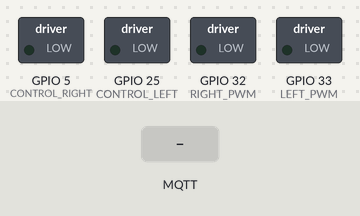
A sketch run on a simulated ESP32. On the bench: switched loads named in the sketch (green lamp = pin HIGH). Inputs (shaded band) come from the test bench. WiFi joins after 1.5 s; servers stay silent unless stated; no MQTT or app messages arrive unless stated; what the sketch prints to the serial monitor is not drawn.

Above: at 2.7 s.
2.8 s: MQTT message "on" arrives on the first subscribed topic
At 4.0 s:
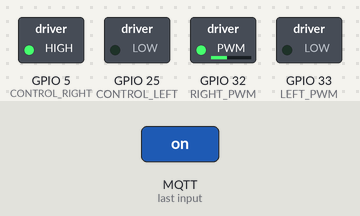
4.3 s: MQTT message "off" arrives on the first subscribed topic
At 5.4 s:
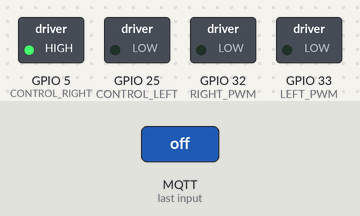
5.8 s: MQTT message "5" arrives on the second subscribed topic
At 6.5 s:
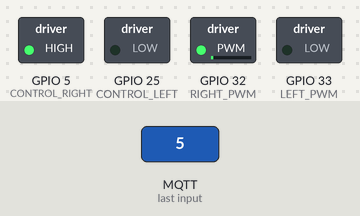
7.3 s: MQTT message "esp32/POWER" arrives on the third subscribed topic
At 7.6 s:
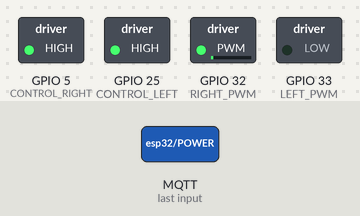
8.8 s: MQTT message "on" arrives on the second subscribed topic
At 10.0 s:
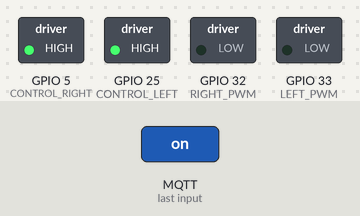
10.3 s: MQTT message "5" arrives on the third subscribed topic
At 11.1 s:
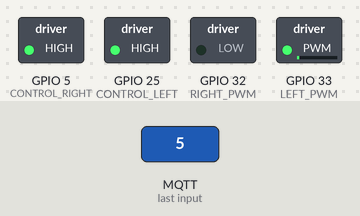
Timing chart, 0 to 12.8 s (numbered marks = the images above; inputs shaded):
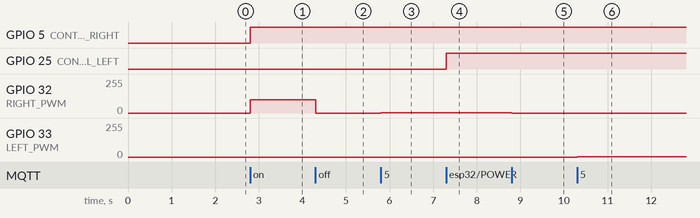

Measured:
- after the input at 2.8 s, GPIO 5 (CONTROL_RIGHT): LOW → HIGH at once; GPIO 32 (RIGHT_PWM): 0/255 → 100/255 at once
- after the input at 4.3 s, GPIO 32 (RIGHT_PWM): 100/255 → 0/255 at once
- after the input at 5.8 s, GPIO 32 (RIGHT_PWM): 0/255 → 2/255 at once
- after the input at 7.3 s, GPIO 25 (CONTROL_LEFT): LOW → HIGH at once
- after the input at 8.8 s, GPIO 32 (RIGHT_PWM): 2/255 → 0/255 at once
- after the input at 10.3 s, GPIO 33 (LEFT_PWM): 0/255 → 2/255 at once

The sketch:

Moviment_Motor.ino
```cpp
/*******************************************************************************
 * LIBRARIES                                                                *
 *******************************************************************************/
#include "WiFi.h"
#include "PubSubClient.h"

/*******************************************************************************
 * IO DEFINITION                                                                *
 *******************************************************************************/
#define RIGHT_PWM 32
#define LEFT_PWM  33
#define PWM1_Ch    0
#define PWM1_Res   8
#define PWM1_Freq  5000
#define PWM2_Ch    1
#define CONTROL_RIGHT 5
#define CONTROL_LEFT  25


/*******************************************************************************
 * PRIVATE GLOBAL VARIABLES                                                     *
 ******************************************************************************/
String motor1;
String motor2;
unsigned char valor;
int lectura_right_motor;
int lectura_left_motor;
unsigned char right_motor;
unsigned char left_motor;
unsigned char switch_on;
const char* ssid = "iPhone de: Marta";
const char* password = "test1234";
const char* mqtt_server = "172.20.10.8";
long lastMsg = 0;
char msg[50];
int value = 0;

/*******************************************************************************
 * OBJECTS                                                                     *
 ******************************************************************************/
WiFiClient espClient;
PubSubClient client(espClient);

/*******************************************************************************
 * FUNCTIONS                                                                    *
 *******************************************************************************/

// The setup routine runs once when you press reset.
void setup() {
  Serial.begin(115200);
  //init wifi
  setup_wifi();
  client.setServer(mqtt_server, 1883);
  client.setCallback(callback);
  // Initialize the PWM and DIR pins as digital outputs.
  pinMode(RIGHT_PWM, OUTPUT);
  ledcAttachPin(RIGHT_PWM, PWM1_Ch);
  ledcSetup(PWM1_Ch, PWM1_Freq, PWM1_Res);

  pinMode(LEFT_PWM, OUTPUT);
  ledcAttachPin(LEFT_PWM, PWM2_Ch);
  ledcSetup(PWM2_Ch, PWM1_Freq, PWM1_Res);

  pinMode(CONTROL_LEFT, OUTPUT);
  pinMode(CONTROL_RIGHT, OUTPUT);
}

void setup_wifi() {
  delay(10);
  // We start by connecting to a WiFi network
  Serial.println();
  Serial.print("Connecting to ");
  Serial.println(ssid);

  WiFi.begin(ssid, password);

  while (WiFi.status() != WL_CONNECTED) {
    delay(500);
    Serial.print(".");
  }

  Serial.println("");
  Serial.println("WiFi connected");
  Serial.println("IP address: ");
  Serial.println(WiFi.localIP());
}

void callback(char* topic, byte* message, unsigned int length) {
  Serial.print("Message arrived on topic: ");
  Serial.print(topic);
  Serial.print(". Message: ");
  String stream;

  for (int i = 0; i < length; i++) {
    Serial.print((char)message[i]);
    stream += (char)message[i];
  }
  Serial.println();

  // Feel free to add more if statements to control more GPIOs with MQTT

  // If a message is received on the topic esp32/POWER, you check if the message is either "on" or "off".
  // Changes the output state according to the message
  if (String(topic) == "esp32/POWER") {
    Serial.print("Changing output to ");
    if(stream == "on"){
      Serial.println("on");
      switch_on = 1;
      //digitalWrite(ledPin, HIGH);
      digitalWrite(CONTROL_RIGHT, HIGH);
      ledcWrite(PWM1_Ch, 100);

    }
    else if(stream == "off"){
      Serial.println("off");
      switch_on = 0;
      digitalWrite(CONTROL_RIGHT, HIGH);
      ledcWrite(PWM1_Ch, 0);
    }
  }

  if(String(topic) == "esp32/motor1")
  {
    motor1 = stream;
    lectura_right_motor  = motor1.toInt();
    digitalWrite(CONTROL_RIGHT, HIGH);
    right_motor = map(lectura_right_motor, 0, 100, 0, 50);
    ledcWrite(PWM1_Ch, right_motor);
  }

  if(String(topic) == "esp32/motor2")
  {
    motor2 = stream;
    lectura_left_motor  = motor2.toInt();
    digitalWrite(CONTROL_LEFT, HIGH);
    left_motor = map(lectura_left_motor, 0, 100, 0, 50);
    ledcWrite(PWM2_Ch, left_motor);
  }

}
void reconnect() {
  // Loop until we're reconnected
  while (!client.connected()) {
    Serial.print("Attempting MQTT connection...");
    // Attempt to connect
    if (client.connect("ESP8266Client")) {
      Serial.println("connected");
      // Subscribe
      client.subscribe("esp32/POWER");
      client.subscribe("esp32/motor1");
      client.subscribe("esp32/motor2");
    } else {
      Serial.print("failed, rc=");
      Serial.print(client.state());
      Serial.println(" try again in 5 seconds");
      // Wait 5 seconds before retrying
      delay(5000);
    }
  }
}


// The loop routine runs over and over again forever.
void loop() {
  /*
  if(switch_on == 1)
  {
    //DIRECCIÓ EN FUNCIÓ DE LA COMANDA DE LA INTERFÍCIE

    lectura_right_motor  = 20;  //AQUÍ VA LA LECTURA PER WIFI DE LA PALANCA DRETA
    lectura_left_motor = 20;    //AQUÍ VA LA LECTURA PER WIFI DE LA PALANCA ESQUERRA
    digitalWrite(CONTROL_RIGHT, HIGH);
    digitalWrite(CONTROL_LEFT, HIGH);


    right_motor = map(lectura_right_motor, 0, 100, 0, 50);
    left_motor = map(lectura_left_motor, 0, 100, 0, 50);

    ledcWrite(PWM1_Ch, right_motor);
    ledcWrite(PWM2_Ch, left_motor);

  }
  else
  {
    digitalWrite(CONTROL_RIGHT, LOW);
    digitalWrite(CONTROL_LEFT, LOW);
  }
  */
  if (!client.connected()) {
    reconnect();
  }
  client.loop();
}
```
